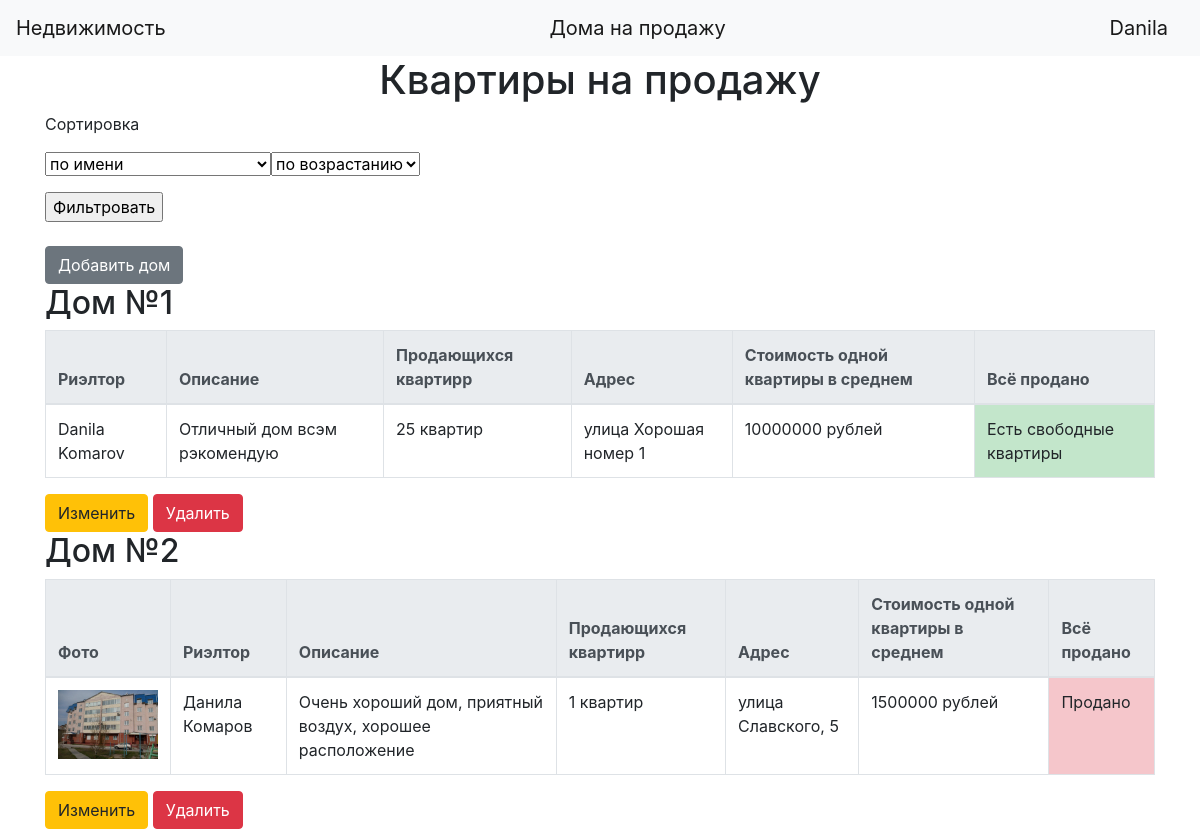
The page / (signed in) on the database its author committed.
### data/users.py (models this page shows, shortened)
class User(SqlAlchemyBase, UserMixin):
    __tablename__ = 'users'
    id = sqlalchemy.Column(sqlalchemy.Integer, primary_key=True, autoincrement=True)
    surname = sqlalchemy.Column(sqlalchemy.String, nullable=True)
    name = sqlalchemy.Column(sqlalchemy.String, nullable=True)
    age = sqlalchemy.Column(sqlalchemy.Integer, nullable=True)
    is_realtor = sqlalchemy.Column(sqlalchemy.Boolean)
    email = sqlalchemy.Column(sqlalchemy.String, unique=True)
    phone = sqlalchemy.Column(sqlalchemy.String, nullable=True, unique=True)
    hashed_password = sqlalchemy.Column(sqlalchemy.String, nullable=True)
    sort = sqlalchemy.Column(sqlalchemy.String, nullable=True)

### data/realties.py (models this page shows)
class Realties(SqlAlchemyBase):
    __tablename__ = 'realties'
    id = sqlalchemy.Column(sqlalchemy.Integer, primary_key=True, autoincrement=True)
    photo = sqlalchemy.Column(sqlalchemy.String, nullable=True)
    realtor = sqlalchemy.Column(sqlalchemy.Integer, sqlalchemy.ForeignKey("users.id"))
    house = sqlalchemy.Column(sqlalchemy.String)
    not_solded_flats = sqlalchemy.Column(sqlalchemy.Integer)
    address = sqlalchemy.Column(sqlalchemy.String)
    cost = sqlalchemy.Column(sqlalchemy.Integer, nullable=True)
    is_sold = sqlalchemy.Column(sqlalchemy.Boolean, nullable=True)
    user = orm.relation('User')

### main.py (the view)
@app.route('/', methods=['GET', 'POST'])
def index():
    if request.method == 'GET':
        user = session.query(User).filter(User.id == current_user.id).first()
        if user.sort:
            if user.sort == 'name-up':
                realties = session.query(Realties).order_by(Realties.id)
            elif user.sort == 'name-down':
                realties = session.query(Realties).order_by(Realties.id)[::-1]
            elif user.sort == 'cost-up':
                realties = session.query(Realties).order_by(Realties.cost)[::-1]
            elif user.sort == 'cost-down':
                realties = session.query(Realties).order_by(Realties.cost)
            elif user.sort == 'flats-up':
                realties = session.query(Realties).order_by(Realties.not_solded_flats)
            elif user.sort == 'flats-down':
                realties = session.query(Realties).order_by(Realties.not_solded_flats)[::-1]
        else:
            realties = session.query(Realties)
        realtor = {}
        for realty in realties:
            user = session.query(User).filter(User.id == realty.realtor).first()
            if user:
                realtor[realty.id] = ' '.join([user.name, user.surname])
            else:
                realtor[realty.id] = ''
        return render_template('index.html', realties=realties, realtor=realtor, title='Недвижимость')
    elif request.method == 'POST':
        user = session.query(User).filter(User.id == current_user.id).first()
        user.sort = f'{request.form["sort-by"]}-{request.form["sort"]}'
        return redirect('/')

### main.py (called while the page is built)
@login_manager.user_loader
def load_user(user_id):
    return session.query(User).get(user_id)

### templates/index.html (shortened to what this page needs)
<!DOCTYPE HTML>
<html>
    <body>
        {% extends "base.html" %}
        {% block content %}
                <h1 class='text-center'>Квартиры на продажу</h1>
                <p>Сортировка</p>
                <form method="post">
                    <p><select autofocus name="sort-by">
                        <option value='name'>по имени</option>
                    </select><select name='sort'>
                        <option value='up'>по возрастанию</option>
                    </select></p>
                    <input type='submit' value="Фильтровать">
                </form><br>
                {% if current_user.is_authenticated and (current_user.is_realtor == True or current_user.id == 1) %}
                    <a href="add_realty" class="btn btn-secondary">Добавить дом</a>
                {% endif %}
                {% for realty in realties %}
                    <h2>Дом №{{realty.id}}</h2>
                    <table class='table table-bordered'>
                        <thead class="thead-light">
                            <tr>
                                {% if realty.photo %}
                                    <th scope="col">Фото</th>
                                {% endif %}
                                <th scope="col">Риэлтор</th>
                                <th scope="col">Описание</th>
                                <th scope="col">Продающихся квартирр</th>
                                <th scope="col">Адрес</th>
                                <th scope="col">Стоимость одной квартиры в среднем</th>
                                <th scope="col">Всё продано</th>
                            </tr>
                        </thead>
                        <tbody>
                            <tr>
                                {% if realty.photo %}
                                    <td>
                                        <img src={{realty.photo}} width=100>
                                    </td>
                                {% endif %}
                                <td>
                                    {{realtor[realty.id]}}
                                </td>
                                <td>
                                    {{realty.house}}
                                </td>
                                <td>
                                    {{realty.not_solded_flats}} квартир
                                </td>
                                <td>
                                    {{realty.address}}
                                </td>
                                <td>
                                    {{realty.cost}} рублей
                                </td>
                                {% if realty.is_sold == True %}
                                    <td class="table-danger">
                                        Продано
                                    </td>
                                {% else %}
                                    <td class="table-success">
                                        Есть свободные квартиры
                                    </td>
                                {% endif %}
                            </tr>
                        </tbody>
                    </table>
                    {% if current_user.is_authenticated and (current_user.id == 1 or current_user.id == realty.realtor) %}
                        <div>
                            <a href="/edit_realty/{{ realty.id }}" class="btn btn-warning">Изменить</a>
                            <a href="/realty_delete/{{ realty.id }}" class="btn btn-danger">Удалить</a>
                        </div>
                    {% endif %}
                {% endfor %}
        {% endblock %}

### templates/base.html (shortened to what this page needs)
<!doctype html>
<html lang="en">
    <head>
        <link rel="stylesheet"
          href="https://stackpath.bootstrapcdn.com/bootstrap/4.4.1/css/bootstrap.min.css"
>
    </head>
    <body>
        <header>
            <nav class="navbar navbar-light bg-light">
                <a class="navbar-brand" href="#">Недвижимость</a>
                <a class="navbar-brand" href="/">Дома на продажу</a>
                {% if current_user.is_authenticated %}
                    <a class="navbar-brand" href="/logout">{{ current_user.name }}</a>
                {% else %}
                    <p>
                        <a class="btn btn-primary " href="/register">Зарегистрироваться</a>
                        <a class="btn btn-success" href="/login">Войти</a>
                    </p>
                {% endif %}
            </nav>
        </header>
        <main role="main" class="container">
            {% block content %}{% endblock %}
        </main>
    </body>
</html>

### rows shown on the page
User: name "Danila"
Realties: id "1", realtor "Danila Komarov", house "Отличный дом всэм рэкомендую", not_solded_flats "25", address "улица Хорошая номер 1", cost "10000000", is_sold "Есть свободные квартиры"
Realties: id "2", shows "Фото", photo (picture), realtor "Данила Комаров", house "Очень хороший дом, приятный воздух, хорошее расположение", not_solded_flats "1", address "улица Славского, 5", cost "1500000", is_sold "Продано"
